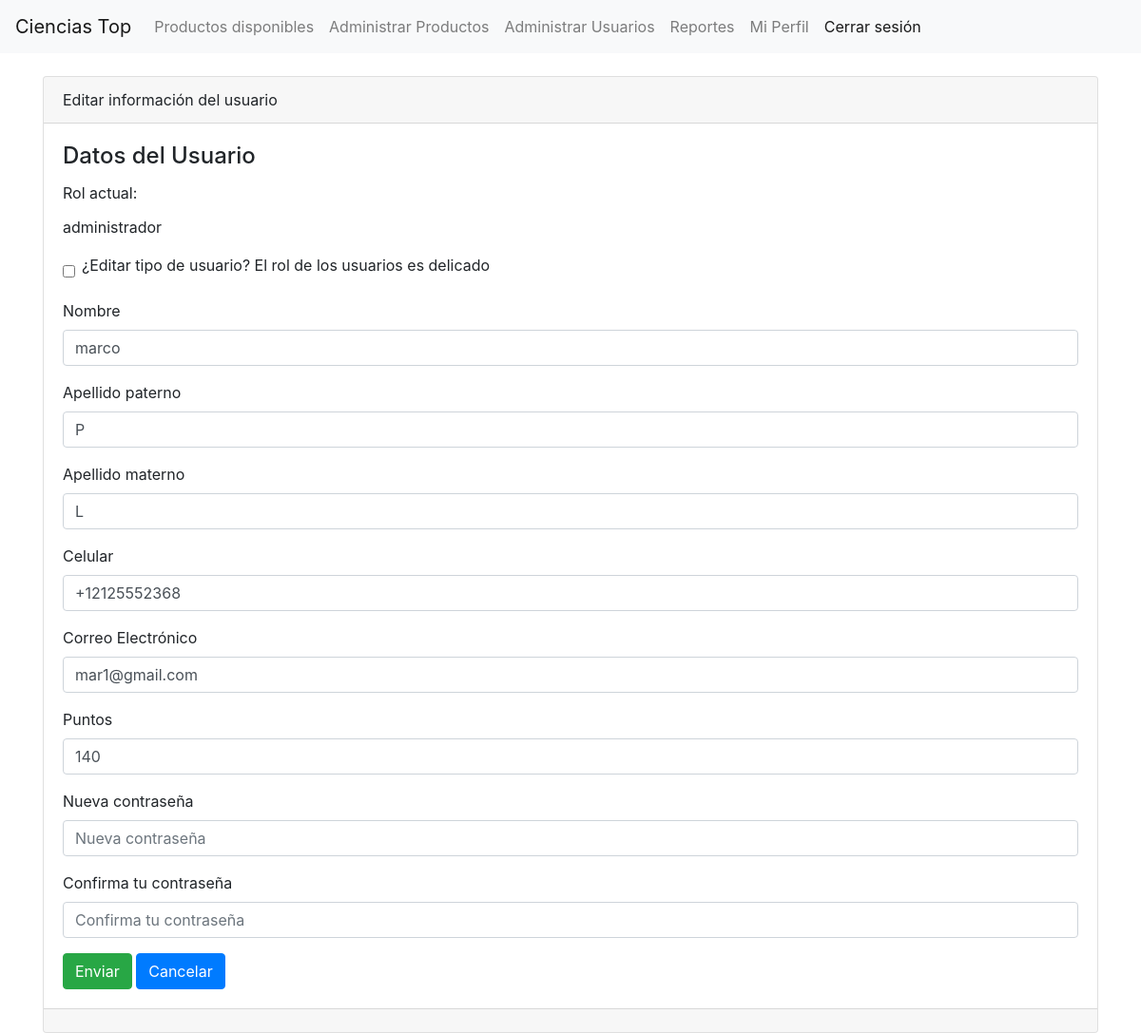
Before: /usuarios/usuarios/editar/987654321 (signed in) with the older database file.
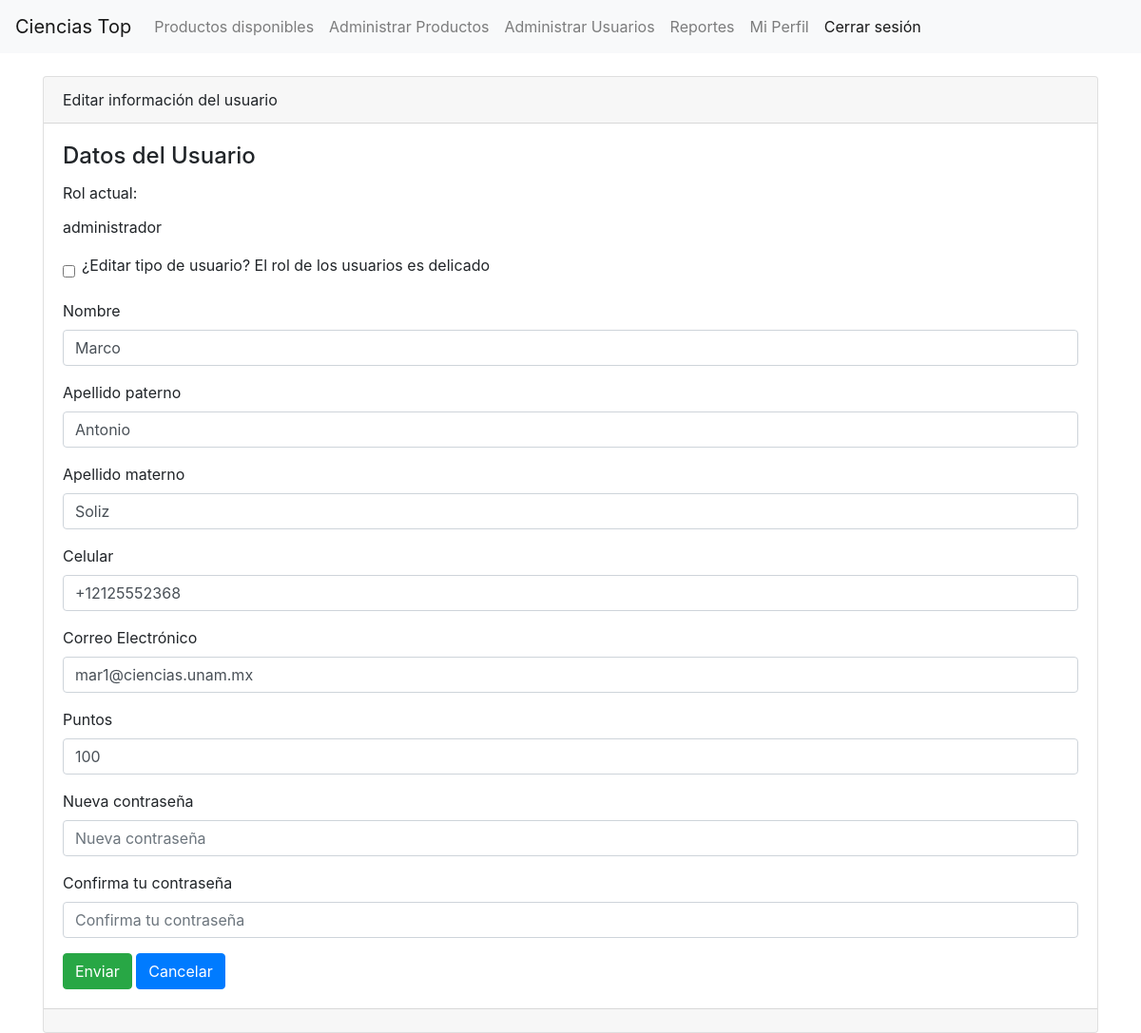
After: the same page with the newer database file.
### usuario/models.py (models this page shows, shortened)
class Usuario(models.Model):
    user = models.OneToOneField(User, on_delete=models.CASCADE)
    nombre = models.CharField(max_length=40)
    apellidopaterno = models.CharField(max_length=40)
    apellidomaterno = models.CharField(max_length=40)
    puntos = models.IntegerField(default=100)
    celular = PhoneNumberField()
    nocuenta = models.CharField(max_length=9)
    area = models.CharField(max_length=100, default='trabajador')
    email = models.EmailField()
    oculto = models.BooleanField(default=False)
    def get_group_display(self):
        return ', '.join([group.name for group in self.user.groups.all()])  # Devuelve los grupos del usuario

### usuario/views.py (the view)
# urls.py: path('usuarios/editar/<int:nocuenta>', views.editar_usuario, name='editar_u'),
@login_required
@user_passes_test(is_admin)
def editar_usuario(request, nocuenta):
    usuario = get_object_or_404(Usuario, nocuenta=nocuenta)
    user = usuario.user
    area = usuario.area
    if request.method == 'POST':
        formulario = UserEditForm(request.POST, instance=usuario)
        if formulario.is_valid():
            formulario.save()
            usuario.area = area
            usuario.save()
            if request.POST.get('toggleTipousuario') == '1':
                nuevo_tipousuario = formulario.cleaned_data.get('tipousuario')
                grupo_actual = user.groups.first().name if user.groups.exists() else None
                if nuevo_tipousuario and nuevo_tipousuario != grupo_actual:
                    user.groups.clear()
                    if nuevo_tipousuario == 'proveedor':
                        add_to_group = Group.objects.get(name='proveedor')
                    elif nuevo_tipousuario == 'administrador':
                        add_to_group = Group.objects.get(name='administrador')
                    else:
                        add_to_group = Group.objects.get(name='usuario_c')
                    add_to_group.user_set.add(user)
            return redirect('usuarios')
    else:
        formulario = UserEditForm(instance=usuario)
    return render(request, 'usuarios/editar.html', {'formulario': formulario, 'usuario': usuario})

### usuario/forms.py (shortened to what this page needs)
class UserEditForm(forms.ModelForm):
    USER_CHOICES = [
        ('administrador', 'Administrador'),
        ('proveedor', 'Proveedor'),
        ('usuario', 'Usuario'),
    ]
    tipousuario = forms.ChoiceField(label='Tipo de Usuario', choices=USER_CHOICES, required=False)
    nombre = forms.CharField(label='Nombre', max_length=40)
    apellidopaterno = forms.CharField(label='Apellido paterno', max_length=40)
    apellidomaterno = forms.CharField(label='Apellido materno', max_length=40)
    celular = PhoneNumberField(label='Número de teléfono')
    email = forms.EmailField(label='Correo Electrónico')
    puntos = forms.IntegerField(label='Puntos')
    password = forms.CharField(label='Nueva contraseña', widget=forms.PasswordInput, required=False)
    password2 = forms.CharField(label='Confirma tu contraseña', widget=forms.PasswordInput, required=False)
    class Meta:
        model = Usuario
        fields = ['tipousuario', 'nombre', 'apellidopaterno', 'apellidomaterno', 'celular', 'email', 'puntos', 'password', 'password2']

### usuario/views.py (called while the page is built)
def is_admin(user):
    return user.groups.filter(name='administrador').exists()

### usuario/templates/usuarios/editar.html (shortened to what this page needs)
{% extends 'base.html' %}
{% block contenido %}
<div class="card">
    <div class="card-header">Editar información del usuario</div>
    <div class="card-body">
        <h4 class="card-title">Datos del Usuario</h4>
        {% include 'usuarios/edicion_form.html' %}
    </div>
    <div class="card-footer text-muted"></div>
</div>
{% endblock %}

### usuario/templates/usuarios/edicion_form.html (shortened to what this page needs)
<form enctype="multipart/form-data" method="post">
    <div class="mb-3">
        <label class="form-label">Rol actual:</label>
        <span class="form-text">{{ usuario.get_group_display }}</span>
    </div>
    <div class="mb-3 form-check">
        <label class="form-label">¿Editar tipo de usuario? El rol de los usuarios es delicado</label>
        <input type="checkbox" id="toggleTipousuario" name="toggleTipousuario" value="1" class="form-check-input">
    </div>
    {% for campo in formulario %}
        {% if campo.name != 'tipousuario' %}
        <div class="mb-3">
            <label for="{{ campo.id_for_label }}" class="form-label">{{ campo.label }}</label>
            {% if campo.field.widget.input_type == 'select' %}
                {{ campo }}
            {% else %}
                <input
                    type="{{ campo.field.widget.input_type }}"
                    class="form-control"
                    name="{{ campo.name }}"
                    id="{{ campo.id_for_label }}"
                    aria-describedby="helpId"
                    placeholder="{{ campo.label }}"
                    value="{{ campo.value|default:'' }}"
                />
            {% endif %}
        </div>
        {% endif %}
    {% endfor %}
    <input
        name=""
        id=""
        class="btn btn-success"
        type="submit"
        value="Enviar"
    />
    <a
        name=""
        id=""
        class="btn btn-primary"
        href="{% url 'usuarios' %}"
        role="button"
    >Cancelar</a>
</form>

Changed rows visible on the page:
changed Usuario "administrador": nombre "marco" → "Marco"; email "mar1@gmail.com" → "mar1@ciencias.unam.mx"
Other visible differences:
form field puntos: "140" → "100"
new list line: "Antonio"
new list line: "Soliz"
list line gone: "P"
list line gone: "L"
